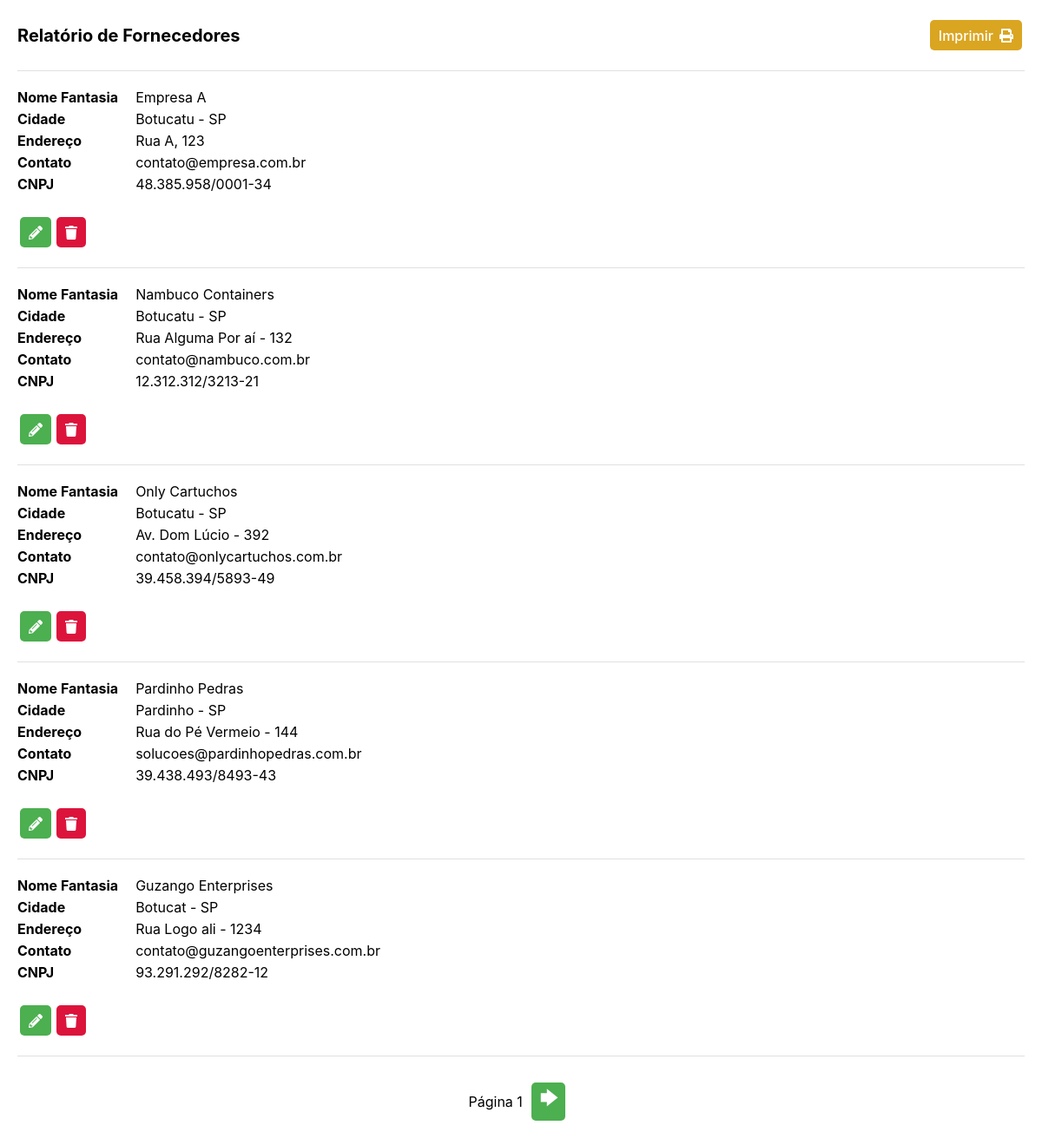
The app's page /php/relatorios/rel_fornecedor.php (signed in) with its own data.
### tables this page shows
CREATE TABLE `fornecedor` (
  `idFornecedor` int(11) NOT NULL,
  `Nome_fantasia` varchar(200) DEFAULT NULL,
  `Endereco` varchar(200) DEFAULT NULL,
  `Cidade` varchar(45) DEFAULT NULL,
  `Contato` varchar(150) NOT NULL,
  `CNPJ` varchar(20) NOT NULL
);

### php/relatorios/rel_fornecedor.php (the view, shortened to what this page needs)
<!DOCTYPE html>
<html>
<head>
  <link href="../../css/reset.css" rel="stylesheet" type="text/css">
  <link href="../../css/style.css" rel="stylesheet" type="text/css">
  <link rel="stylesheet" href="https://use.fontawesome.com/releases/v5.7.1/css/all.css">
</head>
<body>
  <div class="box">
    <div class="data-box" style="margin: 0; align-items: center; justify-content: space-between;">
      <h1 style=>Relatório de Fornecedores</h1>
      <a class="data-print" onclick="window.print()">Imprimir <i class="fas fa-print" style="margin-left: 7px;"></i></a>
    </div>
    <section style="border-bottom: 1px solid #e0e0e3; padding-top: 20px;"></section>
    <br>
    <div class="data-content">
      <?php
          include('../connectdb.php');
          $limite = 5;
          if( isset( $_GET['pagina'] ) && (int)$_GET['pagina'] >= 0){
              $pagina = (int)$_GET['pagina'];
          }else{
              $pagina = 0;
          }
          $offset = $limite * $pagina;
          $postagem = $con->query("SELECT * FROM `fornecedor` ORDER BY idFornecedor DESC LIMIT $limite OFFSET $offset");
          $counter = 0;
          while($info = $postagem->fetch_assoc()){
          ?>
      <div class="data-box">
        <section class="data-row">
          <b class="data-header">Nome Fantasia</b>
          <b class="data-header">Cidade</b>
          <b class="data-header">Endereço</b>
          <b class="data-header">Contato</b>
          <b class="data-header">CNPJ</b>
        </section>
        <section class="data-row" id="data">
          <p class="data-item"><?= $info['Nome_fantasia'] ?></p>
          <p class="data-item"><?= $info['Cidade'] ?></p>
          <p class="data-item"><?= $info['Endereco'] ?></p>
          <p class="data-item"><?= $info['Contato'] ?></p>
          <p class="data-item"><?= $info['CNPJ'] ?></p>
        </section>
      </div>
      <div class="data-box">
        <a class="data-edit" href="upd_fornecedor.php?id=<?=$info['idFornecedor']?>"><i class="fas fa-pencil-alt"></i></a>
        <a class="data-delete" href="#" onclick="startModal('modal-delete'); fornecId = <?=$info['idFornecedor']?>;"><i class="fas fa-trash"></i></a>
      </div>
      <section style="border-bottom: 1px solid #e0e0e3; margin-bottom: 20px;"></section>
      <?php
      $counter++;
          }
          ?>
      <div class="pages" id="pages">
            <p>Página <?= $pagina+1; ?> </p>
            <?php
          if($counter == $limite){
            ?>
        <a href="?pagina=<?= $pagina+1; ?>">🡆</a>
        <?php
          }
        ?>
      </div>
    </div>
  </div>
</body>
</html>

### css/style.css (style rules this page uses)
* { box-sizing: border-box; font-family: -apple-system, BlinkMacSystemFont, "segoe ui", roboto, oxygen, ubuntu, cantarell, "fira sans", "droid sans", "helvetica neue", Arial, sans-serif; font-size: 16px; -webkit-font-smoothing: antialiased; -moz-osx-font-smoothing: grayscale; }
a:link, a:visited.sidemenu-itens { color: #2f3947; text-decoration: none; }
.box { padding: 20px; background-color: #fff; }
.box h1 { font-size: 1.25em; float: center; }
.data-content { display: flex; flex-direction: column; }
.data-box { display: flex; margin-bottom: 20px; }
.data-row { display: flex; flex-direction: column; margin-right: 20px; }
.data-item { flex: 1; margin-bottom: 5px; }
.data-header { flex: 1; margin-bottom: 5px; }
.data-edit { background-color: #4CAF50; color: #fff; padding: 8px 10px 7px 10px; border-radius: 5px; margin: 3px; cursor: pointer; border: none; }
.data-delete { background-color: crimson; color: #fff; padding: 8px 10px 7px 10px; border-radius: 5px; margin: 3px; border: none; }
.data-print { display: flex; background-color: #DAA520; padding: 8px 10px 7px 10px; border-radius: 5px; margin: 3px; color: #fff; align-items: center; font-weight: 500; cursor: pointer; }
a.data-edit:link , a.data-edit:visited, a.data-delete:link , a.data-delete:visited { color: white; text-decoration: none; cursor: auto; }
.pages { display: flex; justify-content: center; align-items: center; }
.pages a { background-color: #4CAF50; padding: 4px 8px 6px 10px; color: white; border-radius: 5px; font-weight: bold; font-size: 1.25rem; margin: 10px; cursor: pointer; }

### records on screen
fornecedor: Nome_fantasia "Empresa A", Cidade "Botucatu - SP", Endereco "Rua A, 123", Contato "contato@empresa.com.br", CNPJ "48.385.958/0001-34"
fornecedor: Nome_fantasia "Nambuco Containers", Cidade "Botucatu - SP", Endereco "Rua Alguma Por aí - 132", Contato "contato@nambuco.com.br", CNPJ "12.312.312/3213-21"
fornecedor: Nome_fantasia "Only Cartuchos", Cidade "Botucatu - SP", Endereco "Av. Dom Lúcio - 392", Contato "contato@onlycartuchos.com.br", CNPJ "39.458.394/5893-49"
fornecedor: Nome_fantasia "Pardinho Pedras", Cidade "Pardinho - SP", Endereco "Rua do Pé Vermeio - 144", Contato "solucoes@pardinhopedras.com.br", CNPJ "39.438.493/8493-43"
fornecedor: Nome_fantasia "Guzango Enterprises", Cidade "Botucat - SP", Endereco "Rua Logo ali - 1234", Contato "contato@guzangoenterprises.com.br", CNPJ "93.291.292/8282-12"

### other values on screen
$pagina+1 "1"
